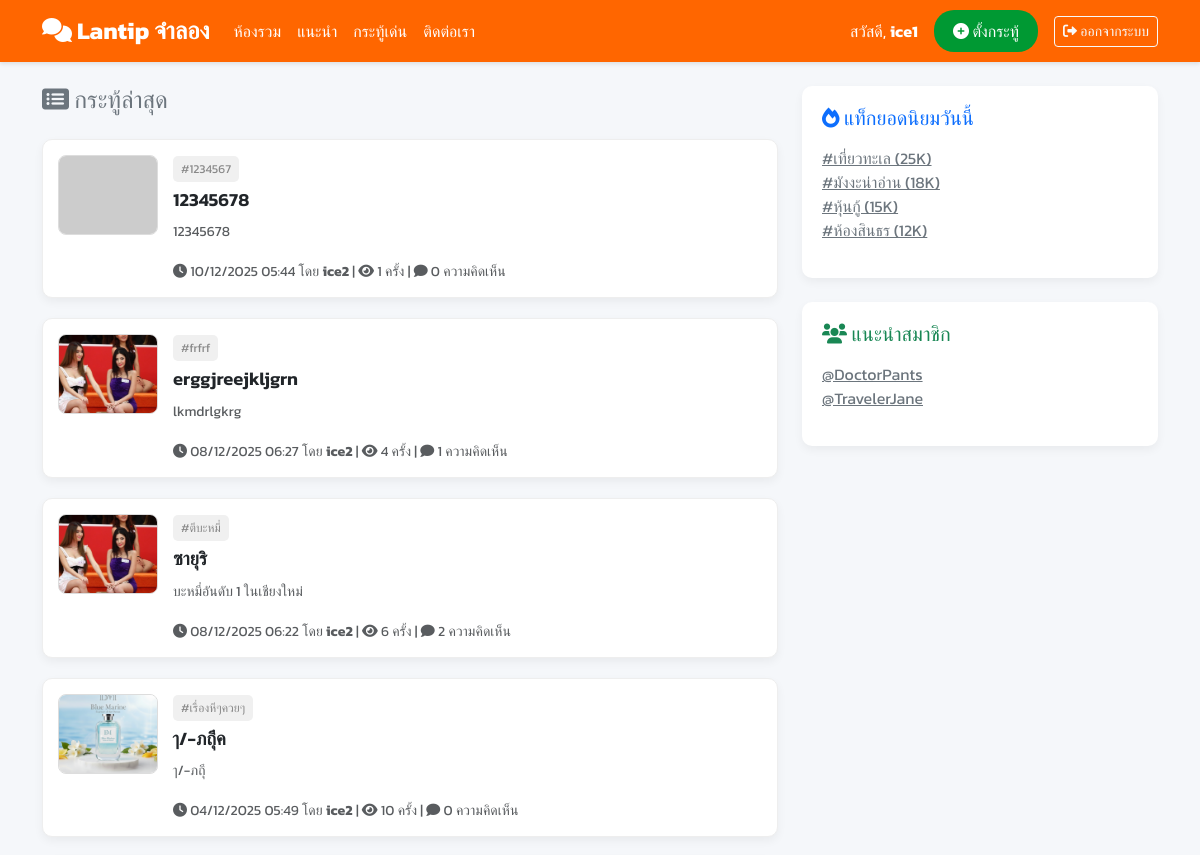
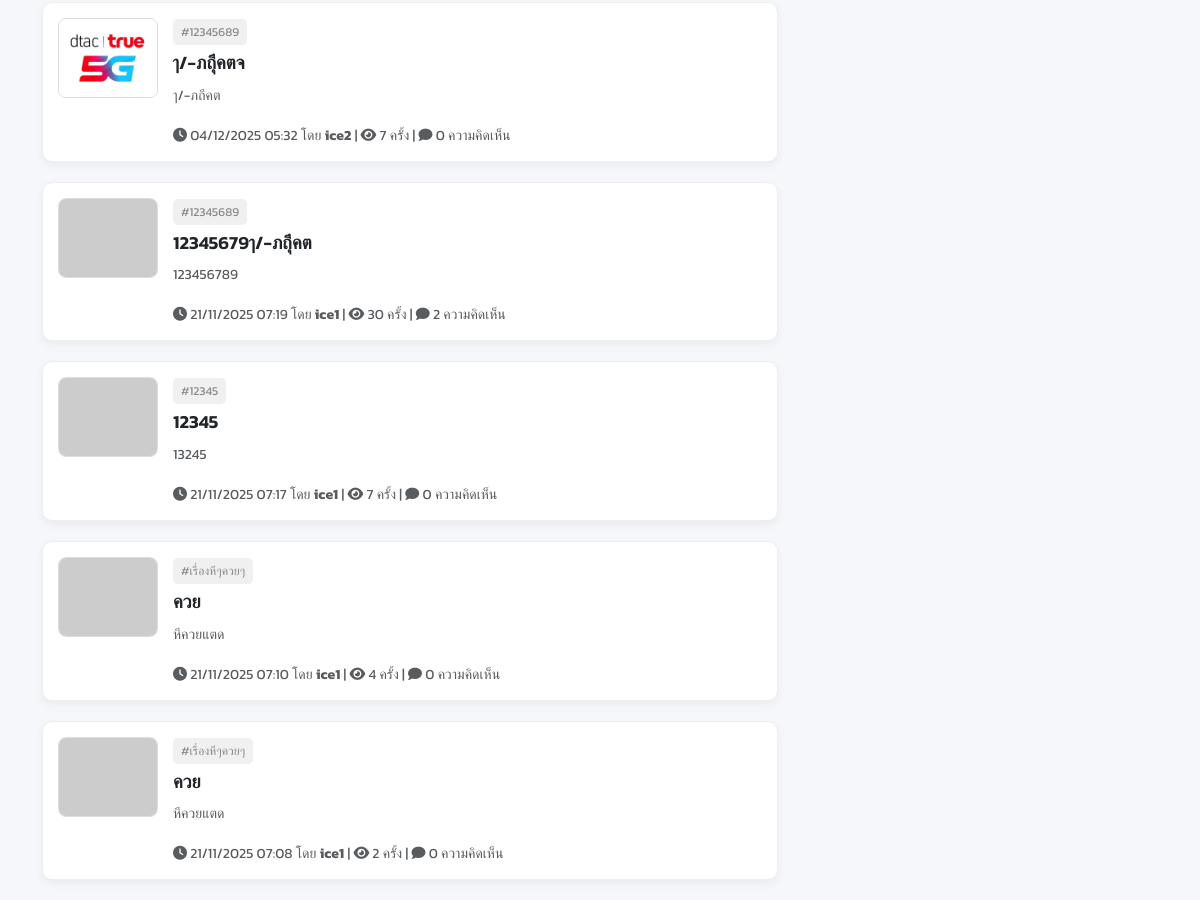
The app's page /index.php (signed in) with its own data (2 pictures, top to bottom).
### tables this page shows
CREATE TABLE `topic` (
  `topic_id` int(11) NOT NULL,
  `user_id` int(11) NOT NULL,
  `title` varchar(255) NOT NULL,
  `content` text NOT NULL,
  `tags` varchar(255) DEFAULT '',
  `image_url` varchar(255) DEFAULT NULL,
  `views` int(11) DEFAULT 0,
  `replies` int(11) DEFAULT 0,
  `created_at` timestamp NOT NULL DEFAULT current_timestamp(),
  `updated_at` timestamp NOT NULL DEFAULT current_timestamp() ON UPDATE current_timestamp()
);

CREATE TABLE `user` (
  `user_id` int(11) NOT NULL,
  `username` varchar(50) NOT NULL,
  `email` varchar(100) NOT NULL,
  `date_of_birth` date DEFAULT NULL,
  `password_hash` varchar(255) NOT NULL,
  `created_at` timestamp NOT NULL DEFAULT current_timestamp()
);

### index.php (the view, shortened to what this page needs)
<?php
include 'connect_db.php';
$is_logged_in = isset($_SESSION['user_id']);
$username = $is_logged_in ? htmlspecialchars($_SESSION['username']) : 'ผู้เยี่ยมชม';
$topics = [];
$sql = "
SELECT
    t.topic_id,
    t.title,
    t.content,
    t.tags,
    t.created_at,
    t.views,
    t.image_url,
    u.username,
    COUNT(c.comment_id) AS comment_count
FROM Topic t
JOIN User u ON t.user_id = u.user_id
LEFT JOIN Comment c ON t.topic_id = c.topic_id
GROUP BY
    t.topic_id, t.title, t.content, t.tags,
    t.created_at, t.views, t.image_url, u.username
ORDER BY t.created_at DESC
LIMIT 15
";
$result = $conn->query($sql);
if ($result && $result->num_rows > 0) {
    while ($row = $result->fetch_assoc()) {
        $topics[] = $row;
    }
}
?>
<!DOCTYPE html>
<html lang="th">
<head>
    <link href="https://cdn.jsdelivr.net/npm/bootstrap@5.3.3/dist/css/bootstrap.min.css" rel="stylesheet">
    <link rel="stylesheet" href="https://cdnjs.cloudflare.com/ajax/libs/font-awesome/6.0.0/css/all.min.css">
</head>
<body>
<nav class="navbar navbar-expand-lg navbar-dark navbar-custom sticky-top">
    <div class="container">
        <a class="navbar-brand" href="index.php">
            <i class="fas fa-comments"></i> Lantip จำลอง
        </a>
        <div class="collapse navbar-collapse" id="navbarNav">
            <ul class="navbar-nav me-auto">
                <li class="nav-item"><a class="nav-link text-white" href="#">ห้องรวม</a></li>
                <li class="nav-item"><a class="nav-link text-white" href="#">แนะนำ</a></li>
                <li class="nav-item"><a class="nav-link text-white" href="#">กระทู้เด่น</a></li>
				<li class="nav-item"><a class="nav-link text-white active" href="contact.php">ติดต่อเรา</a></li>
            </ul>
            <div class="d-flex align-items-center">
                <?php if ($is_logged_in): ?>
                    <span class="text-white me-3">สวัสดี, <strong><?= $username ?></strong></span>
                    <a href="post.php" class="btn btn-post me-3">
                        <i class="fas fa-plus-circle"></i> ตั้งกระทู้
                    </a>
                    <a href="logout.php" class="btn btn-outline-light btn-sm">
                        <i class="fas fa-sign-out-alt"></i> ออกจากระบบ
                    </a>
                <?php else: ?>
                    <a href="login.php" class="btn btn-outline-light me-2">เข้าสู่ระบบ</a>
                    <a href="register.php" class="btn btn-light">สมัครสมาชิก</a>
                <?php endif; ?>
            </div>
        </div>
    </div>
</nav>
<div class="container mt-4">
    <div class="row">
        <div class="col-lg-8">
            <h4 class="mb-4 text-secondary"><i class="fas fa-list-alt"></i> กระทู้ล่าสุด</h4>
            <?php if (!empty($topics)): ?>
                <?php foreach ($topics as $topic): ?>
                    <?php
                        $title = htmlspecialchars($topic['title']);
                        $username_post = htmlspecialchars($topic['username']);
                        $created_at_format = date('d/m/Y H:i', strtotime($topic['created_at']));
                        $topic_link = "topic_view.php?id=" . $topic['topic_id'];
                        $clean = strip_tags($topic['content']);
                        $summary = mb_strlen($clean, 'UTF-8') > 150
                                   ? mb_substr($clean, 0, 150) . "..."
                                   : $clean;
                        $image_url = !empty($topic['image_url'])
                                     ? 'uploads/' . htmlspecialchars($topic['image_url'])
                                     : "https://placehold.co/100x80/cccccc/333333?text=No+Image";
                    ?>
                    <div class="topic-card">
                        <a href="<?= $topic_link ?>">
                            <img src="<?= $image_url ?>"
                                 class="topic-thumbnail"
                                 loading="lazy"
                                 onerror="this.src='https://placehold.co/100x80/cccccc/333333?text=No+Image';">
                        </a>
                        <div>
                            <p class="mb-1">
                                <?php
                                    $tags = array_filter(array_map('trim', explode(',', $topic['tags'])));
                                    foreach ($tags as $tag) {
                                        echo "<span class='tag-badge'>#$tag</span>";
                                    }
                                ?>
                            </p>
                            <a href="<?= $topic_link ?>" class="topic-title text-dark text-decoration-none">
                                <?= $title ?>
                            </a>
                            <p class="mt-2 text-muted small"><?= $summary ?></p>
                            <small class="text-muted">
                                <i class="fas fa-clock"></i> <?= $created_at_format ?>
                                โดย <strong><?= $username_post ?></strong> |
                                <i class="fas fa-eye"></i> <?= number_format($topic['views']) ?> ครั้ง |
                                <i class="fas fa-comment"></i> <?= number_format($topic['comment_count']) ?> ความคิดเห็น
                            </small>
                        </div>
                    </div>
                <?php endforeach; ?>
            <?php else: ?>
                <div class="alert alert-info text-center">
                    <i class="fas fa-info-circle"></i> ยังไม่มีกระทู้ ลอง <a href="post.php">ตั้งกระทู้ใหม่</a>!
                </div>
            <?php endif; ?>
        </div>
        <div class="col-lg-4">
            <div class="sidebar mb-4">
                <h5 class="text-primary mb-3"><i class="fas fa-fire"></i> แท็กยอดนิยมวันนี้</h5>
                <ul class="list-unstyled">
                    <li><a href="#" class="link-secondary">#เที่ยวทะเล (25K)</a></li>
                    <li><a href="#" class="link-secondary">#มังงะน่าอ่าน (18K)</a></li>
                    <li><a href="#" class="link-secondary">#หุ้นกู้ (15K)</a></li>
                    <li><a href="#" class="link-secondary">#ห้องสินธร (12K)</a></li>
                </ul>
            </div>
            <div class="sidebar">
                <h5 class="text-success mb-3"><i class="fas fa-users"></i> แนะนำสมาชิก</h5>
                <?php if (!$is_logged_in): ?>
                    <p class="text-muted small">โปรดล็อกอินเพื่อดูห้องแนะนำเฉพาะคุณ</p>
                    <a href="login.php" class="btn btn-outline-primary w-100">เข้าสู่ระบบ / สมัครสมาชิก</a>
                <?php else: ?>
                    <ul class="list-unstyled">
                        <li><a href="#" class="link-secondary">@DoctorPants</a></li>
                        <li><a href="#" class="link-secondary">@TravelerJane</a></li>
                    </ul>
                <?php endif; ?>
            </div>
        </div>
    </div>
</div>
</body>
</html>

### index.php (style rules this page uses)
body { font-family: 'Kanit', sans-serif; background-color: #f5f7fa; }
.navbar-custom { background-color: #ff6600; box-shadow: 0 2px 4px rgba(0, 0, 0, 0.1); }
.navbar-brand { font-weight: 700; color: white !important; font-size: 1.5rem; }
.btn-post { background-color: #009933; color: white; border-radius: 20px; padding: 8px 18px; font-weight: 500; }
.topic-card { border-radius: 10px; margin-bottom: 20px; padding: 15px; background-color: #fff; border: 1px solid #eee; display: flex; align-items: flex-start; gap: 15px; box-shadow: 0 4px 10px rgba(0, 0, 0, 0.05); transition: 0.2s; }
.topic-thumbnail { width: 100px; height: 80px; object-fit: cover; border-radius: 8px; border: 1px solid #ddd; }
.tag-badge { background-color: #f0f0f0; color: #888; font-size: 0.75rem; padding: 4px 8px; border-radius: 5px; margin-right: 5px; display: inline-block; }
.sidebar { background-color: #fff; border-radius: 10px; padding: 20px; box-shadow: 0 4px 10px rgba(0, 0, 0, 0.05); }
a.topic-title { font-weight: 600; font-size: 1.15rem; }

### records on screen
topic: tags "1234567", title "12345678", content "12345678", created_at "10/12/2025 05:44", user.username "ice2", views "1", comment_count "0"
topic: image_url (picture), tags "frfrf", title "erggjreejkljgrn", content "lkmdrlgkrg", created_at "08/12/2025 06:27", user.username "ice2", views "4", comment_count "1"
topic: image_url (picture), tags "ตีบะหมี่", title "ซายุริ", content "บะหมี่อันดับ 1 ในเชียงใหม่", created_at "08/12/2025 06:22", user.username "ice2", views "6", comment_count "2"
topic: image_url (picture), tags "เรื่องหีๆควยๆ", title "ๅ/-ภถุึค", content "ๅ/-ภถุึ", created_at "04/12/2025 05:49", user.username "ice2", views "10", comment_count "0"
topic: image_url (picture), tags "12345689", title "ๅ/-ภถุึคตจ", content "ๅ/-ภถึคต", created_at "04/12/2025 05:32", user.username "ice2", views "7", comment_count "0"
topic: tags "12345689", title "12345679ๅ/-ภถุึคต", content "123456789", created_at "21/11/2025 07:19", user.username "ice1", views "30", comment_count "2"
topic: tags "12345", title "12345", content "13245", created_at "21/11/2025 07:17", user.username "ice1", views "7", comment_count "0"
topic: tags "เรื่องหีๆควยๆ", title "ควย", content "หีควยแตด", created_at "21/11/2025 07:10", user.username "ice1", views "4", comment_count "0"
topic: tags "เรื่องหีๆควยๆ", title "ควย", content "หีควยแตด", created_at "21/11/2025 07:08", user.username "ice1", views "2", comment_count "0"

### other values on screen
$username "ice1"
